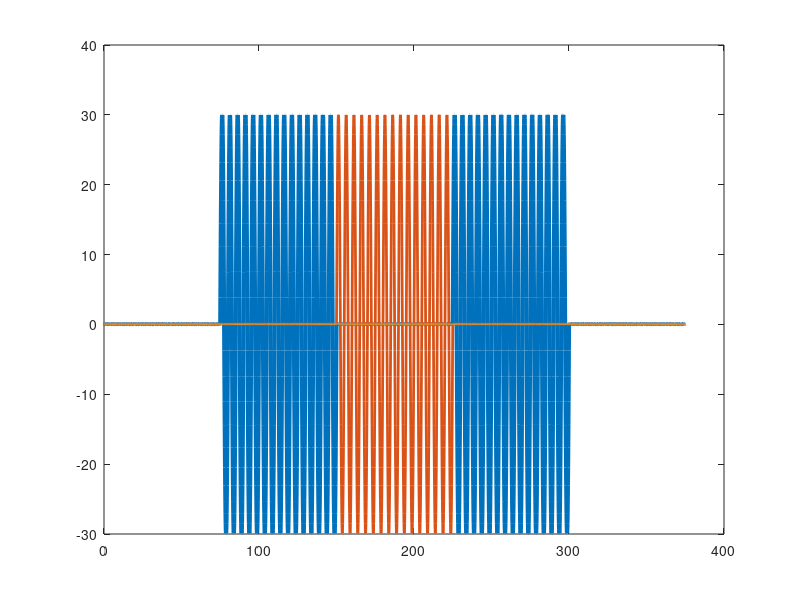

Source code (MATLAB): (Note: this script raises an error after producing the figure.)
%data
close all;
clear all;

dt=0.1;
t=0:dt:75-dt;
T = 5;
N=length(t);
cir = 30*sin(2*pi/T*t);

roll = zeros(1,N*T);
pitch = zeros(1,N*T);
yaw = zeros(1,N*T);
roll(N+1:2*N) = cir;
roll(3*N+1:4*N) = cir;
pitch(2*N+1:3*N) = cir;

noise = 0.05 + 0.01*randn(3,N*T);

roll = roll + noise(1,:);
pitch = pitch + noise(2,:);
yaw = yaw + noise(3,:);

figure();
tt=0:dt:T*75-dt;
plot(tt, roll,'LineWidth',3.0);
hold on;
plot(tt, pitch,'LineWidth',2.0);
plot(tt, yaw);
hold off;

%%

esave = zeros(N*T,3);
for i=1:N*T
    esave(i,:) = EulerGyro(roll(i)*pi/180, pitch(i)*pi/180, yaw(i)*pi/180, dt)*180/pi;
end

figure();
hold on;
subplot(3,1,1);
plot(tt, esave(:,1),'LineWidth',3.0);
subplot(3,1,2);
plot(tt, esave(:,2),'LineWidth',2.0);
subplot(3,1,3);
plot(tt, esave(:,3),'LineWidth',1.0);
hold off;